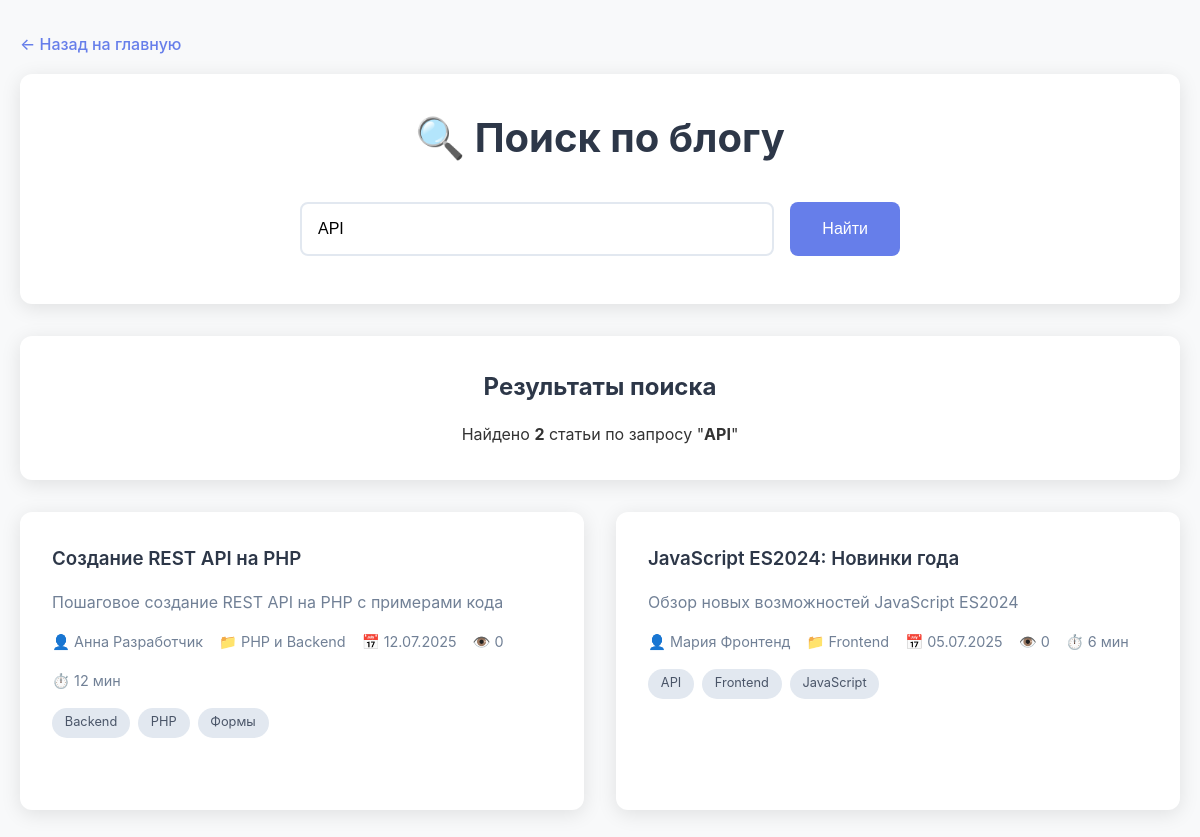
/search.php?q=API, run on the app's committed database.
### tables this page shows
CREATE TABLE articles (
    id INT PRIMARY KEY AUTO_INCREMENT,
    title VARCHAR(255) NOT NULL,
    slug VARCHAR(255) UNIQUE,
    content TEXT NOT NULL,
    excerpt TEXT,
    author_id INT NOT NULL,
    category_id INT NOT NULL,
    reading_time INT DEFAULT 5,
    views INT DEFAULT 0,
    status ENUM('draft', 'published') DEFAULT 'published',
    published_at DATE,
    created_at TIMESTAMP DEFAULT CURRENT_TIMESTAMP,
    updated_at TIMESTAMP DEFAULT CURRENT_TIMESTAMP ON UPDATE CURRENT_TIMESTAMP,
    
     
    FOREIGN KEY (author_id) REFERENCES users(id) ON DELETE CASCADE,
    FOREIGN KEY (category_id) REFERENCES categories(id) ON DELETE CASCADE,
    
     
    INDEX idx_author (author_id),
    INDEX idx_category (category_id),
    INDEX idx_status (status),
    INDEX idx_published (published_at),
    INDEX idx_views (views),
    
     
    FULLTEXT KEY ft_search (title, content, excerpt)
);

CREATE TABLE users (
    id INT PRIMARY KEY AUTO_INCREMENT,
    name VARCHAR(100) NOT NULL,
    email VARCHAR(150) UNIQUE NOT NULL,
    bio TEXT,
    created_at TIMESTAMP DEFAULT CURRENT_TIMESTAMP,
    updated_at TIMESTAMP DEFAULT CURRENT_TIMESTAMP ON UPDATE CURRENT_TIMESTAMP
);

CREATE TABLE categories (
    id INT PRIMARY KEY AUTO_INCREMENT,
    name VARCHAR(100) NOT NULL,
    slug VARCHAR(100) UNIQUE NOT NULL,
    description TEXT,
    created_at TIMESTAMP DEFAULT CURRENT_TIMESTAMP
);

### search.php (the view, shortened to what this page needs)
<?php
require_once 'functions.php';
$query = isset($_GET['q']) ? trim($_GET['q']) : '';
$searchResults = searchArticles($query);
$totalResults = count($searchResults);
?>
<!DOCTYPE html>
<html lang="ru">
<head>
    <link rel="stylesheet" href="./css/style.css">
</head>
<body>
    <div class="container">
        <nav class="breadcrumb">
            <a href="index.php">← Назад на главную</a>
        </nav>
        <header class="search-header">
            <h1>🔍 Поиск по блогу</h1>
            <form method="GET" class="search-form">
                <input
                    type="text"
                    name="q"
                    class="search-input"
                    placeholder="Введите поисковый запрос..."
                    value="<?php echo htmlspecialchars($query) ?>"
                    autofocus
                >
                <button type="submit" class="search-btn">Найти</button>
            </form>
        </header>
        <main class="search-results">
            <?php if ($query): ?>
                <div class="results-info">
                    <h2>Результаты поиска</h2>
                    <p>
                        <?php if ($totalResults > 0): ?>
                            Найдено <strong><?php echo $totalResults ?></strong>
                            <?php
                            if ($totalResults == 1) {
                                echo 'статья';
                            } elseif ($totalResults >= 2 && $totalResults <= 4) {
                                echo 'статьи';
                            } else {
                                echo 'статей';
                            }
                            ?>
                            по запросу "<strong><?php echo htmlspecialchars($query) ?></strong>"
                        <?php else: ?>
                            По запросу "<strong><?php echo htmlspecialchars($query) ?></strong>" ничего не найдено
                        <?php endif; ?>
                    </p>
                </div>
                <?php if ($totalResults > 0): ?>
                    <div class="results-grid">
                        <?php foreach ($searchResults as $article): ?>
                        <article class="result-card">
                            <h3 class="result-title">
                                <a href="article.php?id=<?php echo $article['id'] ?>">
                                    <?php echo htmlspecialchars($article['title']) ?>
                                </a>
                            </h3>
                            <p class="result-excerpt">
                                <?php echo htmlspecialchars($article['excerpt']) ?>
                            </p>
                            <div class="result-meta">
                                <span>👤 <?php echo htmlspecialchars($article['author']['name']) ?></span>
                                <span>📁 <?php echo htmlspecialchars($article['category']) ?></span>
                                <span>📅 <?php echo formatDate($article['date']) ?></span>
                                <span>👁️ <?php echo formatViews($article['views']) ?></span>
                                <span>⏱️ <?php echo $article['reading_time'] ?> мин</span>
                            </div>
                            <div class="result-tags">
                                <?php echo renderTags($article['tags']) ?>
                            </div>
                        </article>
                        <?php endforeach; ?>
                    </div>
                <?php endif; ?>
            <?php endif; ?>
        </main>
    </div>
</body>
</html>

### functions.php (shortened to what this page needs)
<?php
function formatDate($date) {
    return date('d.m.Y', strtotime($date));
}
function formatViews($views) {
    if ($views < 1000) return $views;
    return round($views / 1000000, 1) . 'M';
}
function getArticleTags($articleId) {
    try {
        $pdo = getDatabaseConnection();
        $stmt = $pdo->prepare("
            SELECT t.name
            FROM tags t
            JOIN article_tags at ON t.id = at.tag_id
            WHERE at.article_id = ?
            ORDER BY t.name
        ");
        $stmt->execute([$articleId]);
        return $stmt->fetchAll(PDO::FETCH_COLUMN);
    } catch (PDOException $e) {
        error_log("Error getting article tags: " . $e->getMessage());
        return [];
    }
}
function searchArticles($query) {
    try {
        $pdo = getDatabaseConnection();
        $stmt = $pdo->prepare("
            SELECT
                a.*,
                u.name as author_name,
                u.email as author_email,
                c.name as category_name
            FROM articles a
            JOIN users u ON a.author_id = u.id
            JOIN categories c ON a.category_id = c.id
            WHERE a.status = 'published'
            AND (a.title LIKE ? OR a.content LIKE ? OR a.excerpt LIKE ?)
            ORDER BY a.published_at DESC, a.created_at DESC
        ");
        $searchTerm = '%' . $query . '%';
        $stmt->execute([$searchTerm, $searchTerm, $searchTerm]);
        $articles = $stmt->fetchAll();
        foreach ($articles as &$article) {
            $article['author'] = [
                'name' => $article['author_name'],
                'email' => $article['author_email']
            ];
            $article['category'] = $article['category_name'];
            $article['tags'] = getArticleTags($article['id']);
        }
        return $articles;
    } catch (PDOException $e) {
        error_log("Error searching articles: " . $e->getMessage());
        return [];
    }
}
function renderTags($tags) {
    $html = '<div class="article-tags">';
    foreach ($tags as $tag) {
        $html .= '<span class="tag">' . htmlspecialchars($tag) . '</span>';
    }
    $html .= '</div>';
    return $html;
}
?>

### css/style.css (style rules this page uses)
* { margin: 0; padding: 0; box-sizing: border-box; }
body { font-family: -apple-system, BlinkMacSystemFont, 'Segoe UI', system-ui, sans-serif; line-height: 1.6; color: #333; background: #f8f9fa; }
.container { max-width: 1200px; margin: 0 auto; padding: 0 20px; }
header { background: linear-gradient(135deg, #667eea 0%, #764ba2 100%); color: white; padding: 3rem 0; text-align: center; }
header h1 { font-size: 2.5rem; margin-bottom: 0.5rem; }
.breadcrumb { margin: 2rem 0 1rem; }
.breadcrumb a { color: #667eea; text-decoration: none; font-weight: 500; }
.search-form { display: flex; gap: 1rem; max-width: 600px; margin: 0 auto 1rem; }
.search-input { flex: 1; padding: 1rem; border: 2px solid #e2e8f0; border-radius: 8px; font-size: 1rem; transition: border-color 0.3s ease; }
.search-btn { padding: 1rem 2rem; background: #667eea; color: white; border: none; border-radius: 8px; cursor: pointer; font-size: 1rem; font-weight: 500; transition: all 0.3s ease; }
.articles-grid, .results-grid { display: grid; grid-template-columns: repeat(auto-fit, minmax(350px, 1fr)); gap: 2rem; margin-bottom: 3rem; }
.article-card, .result-card { background: white; border-radius: 12px; padding: 2rem; box-shadow: 0 4px 20px rgba(0,0,0,0.1); transition: transform 0.3s ease, box-shadow 0.3s ease; display: flex; flex-direction: column; }
.article-title, .result-title { margin-bottom: 1rem; }
.article-title a, .result-title a { color: #2d3748; text-decoration: none; font-weight: 600; transition: color 0.3s ease; }
.article-excerpt, .result-excerpt { color: #718096; margin-bottom: 1rem; line-height: 1.5; }
.article-meta, .result-meta { display: flex; flex-wrap: wrap; gap: 1rem; font-size: 0.9rem; color: #718096; margin-bottom: 1rem; }
.article-tags, .result-tags, .popular-tags { margin-bottom: 1rem; }
.tag { display: inline-block; background: #e2e8f0; color: #4a5568; padding: 0.3rem 0.8rem; border-radius: 20px; font-size: 0.8rem; margin-right: 0.5rem; margin-bottom: 0.5rem; text-decoration: none; transition: all 0.3s ease; }
.search-header { background: white; padding: 2rem; border-radius: 12px; box-shadow: 0 4px 20px rgba(0,0,0,0.1); margin-bottom: 2rem; text-align: center; }
.search-header h1 { color: #2d3748; margin-bottom: 2rem; }
.results-info { background: white; padding: 2rem; border-radius: 12px; box-shadow: 0 4px 20px rgba(0,0,0,0.1); margin-bottom: 2rem; text-align: center; }
.results-info h2 { color: #2d3748; margin-bottom: 1rem; }
.article-card, .result-card, .stat-item { animation: fadeIn 0.5s ease-out; }

### data on the page
articles: title "Создание REST API на PHP", excerpt "Пошаговое создание REST API на PHP с примерами кода", author.name "Анна Разработчик", category.name "PHP и Backend", published_at "12.07.2025", views "0", reading_time "12", tag "Backend", tag "PHP", tag "Формы"
articles: title "JavaScript ES2024: Новинки года", excerpt "Обзор новых возможностей JavaScript ES2024", author.name "Мария Фронтенд", category.name "Frontend", published_at "05.07.2025", views "0", reading_time "6", tag "API", tag "Frontend", tag "JavaScript"

### other printed values
$totalResults "2"
$query "API"
